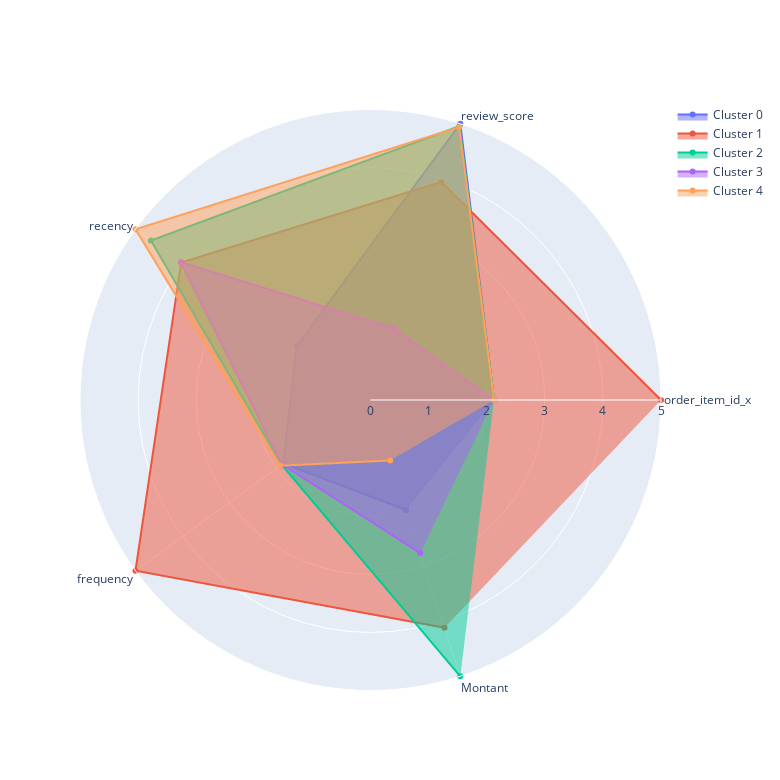

Notebook source saved alongside this figure:
### Code cell
import plotly.graph_objects as go
# Créer une figure en radar pour chaque cluster
fig = go.Figure()

for cluster, row in data_final1.iterrows():
    values = row.values.tolist()




    fig.add_trace(go.Scatterpolar(
        r=values,
        theta=data_final1.columns,
        fill='toself',
        name=f'Cluster {cluster}'
    ))

# Mettre en forme la figurenum_cols,
fig.update_layout(
    polar=dict(
        radialaxis=dict(
            visible=True,
            range=[0,5]
        ),
    ),
    showlegend=True,
    width=780,
    height=780

)

# Afficher la figure
fig.show()
figsize = (60,60)

### Figure 1 — Plotly figure (JSON) as saved in the notebook; plotly's stock layout.template omitted (floating-point values rounded to 4 significant figures)
{"data": [{"fill": "toself", "name": "Cluster 0", "r": [2.127, 5, 1.574, 1.858, 1.991], "theta": ["order_item_id_x", "review_score", "recency", "frequency", "Montant"], "type": "scatterpolar"}, {"fill": "toself", "name": "Cluster 1", "r": [5, 3.946, 4.029, 5, 4.122], "theta": ["order_item_id_x", "review_score", "recency", "frequency", "Montant"], "type": "scatterpolar"}, {"fill": "toself", "name": "Cluster 2", "r": [2.127, 4.958, 4.67, 1.891, 5], "theta": ["order_item_id_x", "review_score", "recency", "frequency", "Montant"], "type": "scatterpolar"}, {"fill": "toself", "name": "Cluster 3", "r": [2.127, 1.298, 4.037, 1.884, 2.77], "theta": ["order_item_id_x", "review_score", "recency", "frequency", "Montant"], "type": "scatterpolar"}, {"fill": "toself", "name": "Cluster 4", "r": [2.127, 4.941, 5, 1.928, 1.096], "theta": ["order_item_id_x", "review_score", "recency", "frequency", "Montant"], "type": "scatterpolar"}], "layout": {"height": 780, "polar": {"radialaxis": {"range": [0, 5], "visible": true}}, "showlegend": true, "width": 780}}
